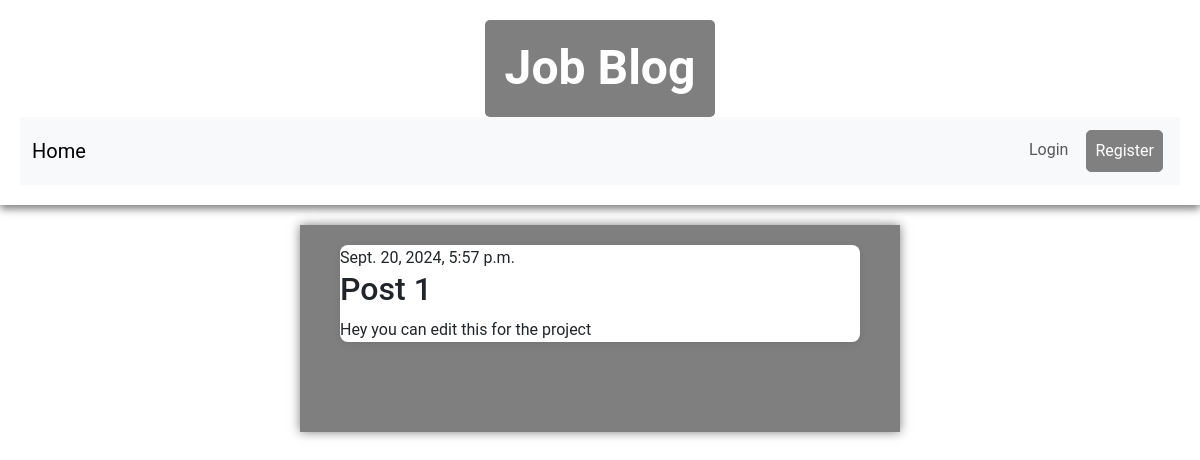
/post/1/, run on an earlier commit of the app's database.
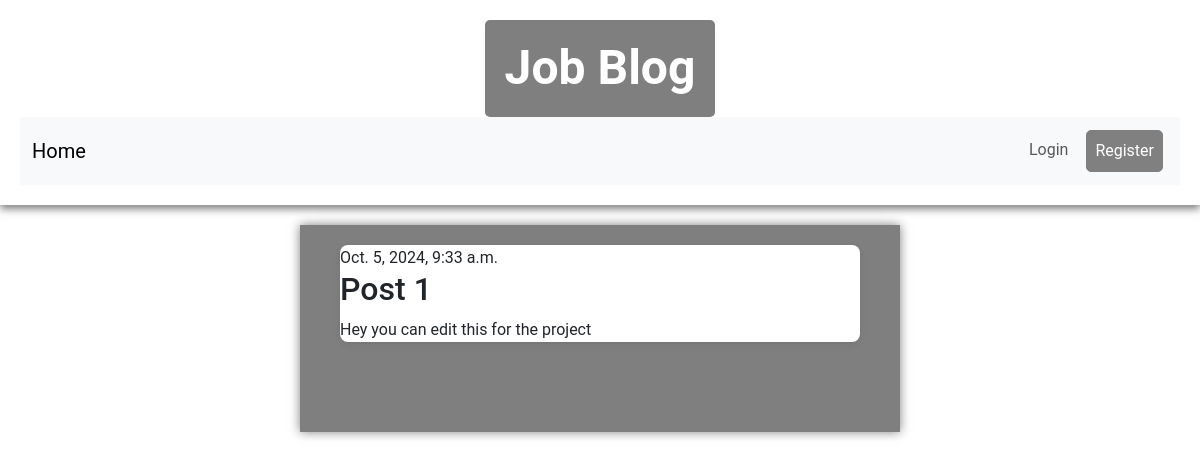
And on a later commit of the database.
### blog/models.py (models this page shows, shortened)
class Post(models.Model):
    author = models.ForeignKey(User, on_delete=models.CASCADE)
    title = models.CharField(max_length=200)
    text = models.TextField()
    created_date = models.DateTimeField(default=timezone.now)
    published_date = models.DateTimeField(blank=True, null=True)

### blog/views.py (the view)
# urls.py: path('post/<int:pk>/', views.post_detail, name='post_detail'),
def post_detail(request, pk):
    post = get_object_or_404(Post, pk=pk)
    return render(request, 'blog/post_detail.html', {'post': post})

### blog/templates/blog/post_detail.html (shortened to what this page needs)
{% extends 'blog/base.html' %}
{% block content %}
    <div class="wrapper">
        <article class="post">
            {% if post.published_date %}
                <time class="date">
                    {{ post.published_date }}
                </time>
            {% endif %}
            <h2>{{ post.title }}</h2>
            <p>{{ post.text|linebreaksbr }}</p>
        </article>
    </div>
{% endblock %}

### blog/templates/blog/base.html (shortened to what this page needs)
{% load static %}
<!DOCTYPE html>
<html>
<head>
    <link href="https://cdn.jsdelivr.net/npm/bootstrap@5.3.3/dist/css/bootstrap.min.css" rel="stylesheet">
    <link rel="stylesheet" href="{% static 'css/jobblog.css' %}">
</head>
<body>
    <header class="page-header">
        <div class="container">
            <a href="/" class="header-title">Job Blog</a>
        </div>
        <nav class="navbar navbar-expand-lg bg-body-tertiary">
            <div class="container-fluid">
              <a class="navbar-brand" href="/blog/home">Home</a>
              <div class="collapse navbar-collapse" id="navbarNav">
                <ul class="navbar-nav ms-auto">
                  {% if user.is_authenticated %}
                    <li class="nav-item">
                      <span class="nav-link">Hello, {{user.first_name}}</span>
                    </li>
                    <li class="nav-item">
                      <a class="nav-link btn btn-primary" aria-current="page" href="{% url 'post_new' %}">Create Post</a>
                    </li>
                    <li class="nav-item">
                      <a class="nav-link btn btn-primary" href="/blog/add_review">Feedback</a>
                    </li>
                    <li class="nav-item">
                      <a class="nav-link btn btn-primary" href="/blog/faq">FAQ</a>
                    </li>
                    <li class="nav-item">
                      <a class="nav-link btn btn-primary" href="/blog/profile">Profile</a>
                    </li>
                    <li class="nav-item">
                      <a class="nav-link btn btn-danger" href="/blog/logout">Logout</a>
                    </li>
                  {% else %}
                    <li class="nav-item">
                      <a class="nav-link btn btn-primary" href="/blog/login">Login</a>
                    </li>
                    <li class="nav-item">
                      <a class="nav-link btn btn-secondary" href="/blog/register">Register</a>
                    </li>
                  {% endif %}
                </ul>
              </div>
            </div>
        </nav>
    </header>
    <main class="container">
        <div class="row">
            <div class="col">
                {% block content %}
                {% endblock %}
            </div>
        </div>
    </main>
</body>
</html>

### blog/static/css/jobblog.css (style rules this page uses)
body { font-family: 'Roboto', sans-serif; background-image: url('https://www.whiteheadassoc.com/wp-content/uploads/2018/09/iStock-998993038.jpg'); background-size: cover; background-repeat: no-repeat; background-attachment: fixed; margin: 0; line-height: 1.6; }
.wrapper { max-width: 600px; margin: 0 auto; background-color: rgba(0, 0, 0, 0.5); padding: 20px 40px; box-shadow: 0 0 10px rgba(0, 0, 0, 0.5); }
.page-header { background-color: transparent; text-align: center; margin-bottom: 20px; box-shadow: 0 4px 8px rgba(0, 0, 0, 0.5); padding: 20px; }
.header-title { display: inline-block; padding: 10px 20px; background-color: rgba(0, 0, 0, 0.5); border-radius: 5px; color: #ffffff; font-family: 'Roboto', sans-serif; font-size: 36pt; font-weight: bold; text-decoration: none; }
.post { margin-bottom: 70px; background-color: #ffffff; border-radius: 8px; box-shadow: 0 2px 10px rgba(0, 0, 0, 0.1); }
.btn-secondary, .btn-secondary:visited { color: #ffffff; background-color: #808080; border: 1px solid #808080; border-radius: 5px; transition: background-color 0.3s ease; }

### blog/templates/blog/base.html (style rules this page uses)
.navbar-nav { margin-left: auto; }
.nav-link { margin: 5px; }

What changed in the data, as far as the page shows it:
changed Post "Post 1": published_date "Sept. 20, 2024, 5:57 p.m." → "Oct. 5, 2024, 9:33 a.m."
